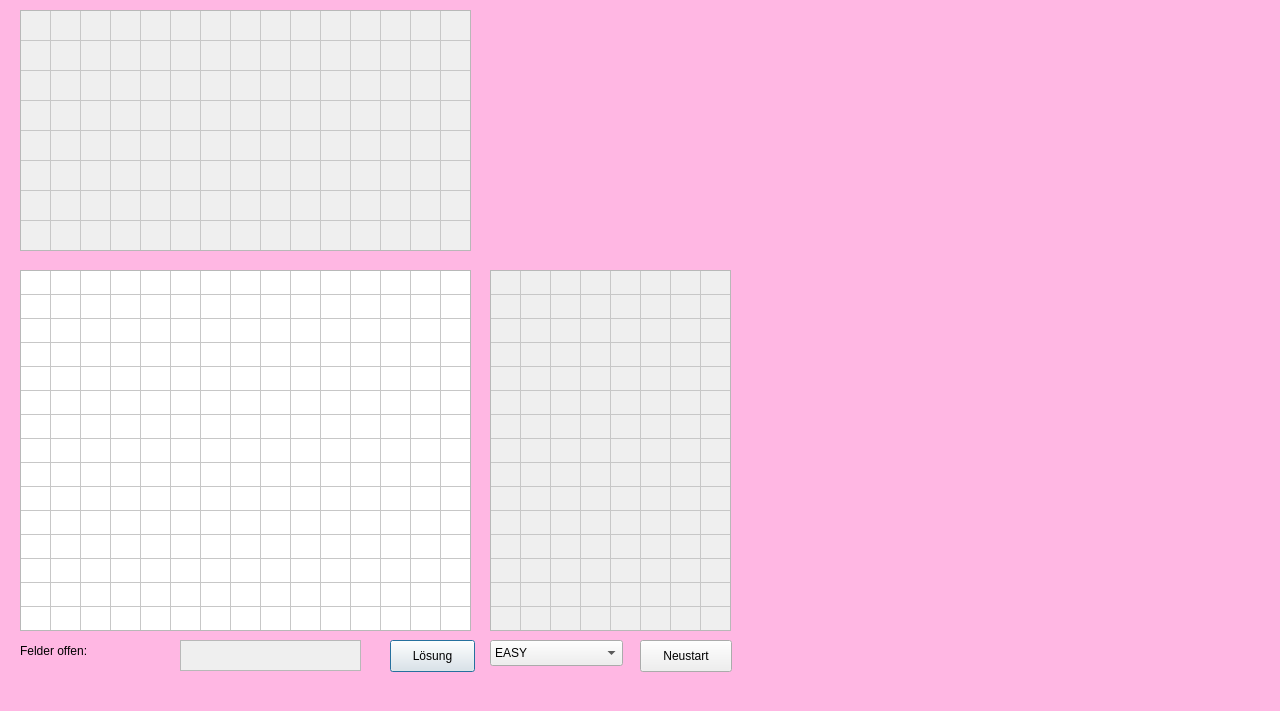
<?xml version="1.0" encoding="UTF-8"?>
<ui version="4.0">
 <class>Dialog</class>
 <widget class="QDialog" name="Dialog">
  <property name="geometry">
   <rect>
    <x>0</x>
    <y>0</y>
    <width>1280</width>
    <height>711</height>
   </rect>
  </property>
  <property name="windowTitle">
   <string>Dialog</string>
  </property>
  <property name="styleSheet">
   <string notr="true">#Dialog {
	background: rgb(255, 183, 227);
}</string>
  </property>
  <widget class="QTableWidget" name="oben">
   <property name="enabled">
    <bool>false</bool>
   </property>
   <property name="geometry">
    <rect>
     <x>20</x>
     <y>10</y>
     <width>451</width>
     <height>241</height>
    </rect>
   </property>
   <property name="verticalScrollBarPolicy">
    <enum>Qt::ScrollBarAlwaysOff</enum>
   </property>
   <property name="horizontalScrollBarPolicy">
    <enum>Qt::ScrollBarAlwaysOff</enum>
   </property>
   <property name="rowCount">
    <number>8</number>
   </property>
   <property name="columnCount">
    <number>15</number>
   </property>
   <attribute name="horizontalHeaderVisible">
    <bool>false</bool>
   </attribute>
   <attribute name="horizontalHeaderDefaultSectionSize">
    <number>30</number>
   </attribute>
   <attribute name="horizontalHeaderHighlightSections">
    <bool>true</bool>
   </attribute>
   <attribute name="verticalHeaderVisible">
    <bool>false</bool>
   </attribute>
   <row/>
   <row/>
   <row/>
   <row/>
   <row/>
   <row/>
   <row/>
   <row/>
   <column/>
   <column/>
   <column/>
   <column/>
   <column/>
   <column/>
   <column/>
   <column/>
   <column/>
   <column/>
   <column/>
   <column/>
   <column/>
   <column/>
   <column/>
  </widget>
  <widget class="QTableWidget" name="spielfeld">
   <property name="geometry">
    <rect>
     <x>20</x>
     <y>270</y>
     <width>451</width>
     <height>361</height>
    </rect>
   </property>
   <property name="acceptDrops">
    <bool>false</bool>
   </property>
   <property name="verticalScrollBarPolicy">
    <enum>Qt::ScrollBarAlwaysOff</enum>
   </property>
   <property name="horizontalScrollBarPolicy">
    <enum>Qt::ScrollBarAlwaysOff</enum>
   </property>
   <property name="editTriggers">
    <set>QAbstractItemView::NoEditTriggers</set>
   </property>
   <property name="rowCount">
    <number>15</number>
   </property>
   <property name="columnCount">
    <number>15</number>
   </property>
   <attribute name="horizontalHeaderVisible">
    <bool>false</bool>
   </attribute>
   <attribute name="horizontalHeaderDefaultSectionSize">
    <number>30</number>
   </attribute>
   <attribute name="horizontalHeaderMinimumSectionSize">
    <number>4</number>
   </attribute>
   <attribute name="verticalHeaderVisible">
    <bool>false</bool>
   </attribute>
   <attribute name="verticalHeaderDefaultSectionSize">
    <number>24</number>
   </attribute>
   <attribute name="verticalHeaderMinimumSectionSize">
    <number>20</number>
   </attribute>
   <row/>
   <row/>
   <row/>
   <row/>
   <row/>
   <row/>
   <row/>
   <row/>
   <row/>
   <row/>
   <row/>
   <row/>
   <row/>
   <row/>
   <row/>
   <column/>
   <column/>
   <column/>
   <column/>
   <column/>
   <column/>
   <column/>
   <column/>
   <column/>
   <column/>
   <column/>
   <column/>
   <column/>
   <column/>
   <column/>
  </widget>
  <widget class="QTableWidget" name="rechts">
   <property name="enabled">
    <bool>false</bool>
   </property>
   <property name="geometry">
    <rect>
     <x>490</x>
     <y>270</y>
     <width>241</width>
     <height>361</height>
    </rect>
   </property>
   <property name="autoFillBackground">
    <bool>false</bool>
   </property>
   <property name="verticalScrollBarPolicy">
    <enum>Qt::ScrollBarAlwaysOff</enum>
   </property>
   <property name="horizontalScrollBarPolicy">
    <enum>Qt::ScrollBarAlwaysOff</enum>
   </property>
   <property name="rowCount">
    <number>15</number>
   </property>
   <property name="columnCount">
    <number>8</number>
   </property>
   <attribute name="horizontalHeaderVisible">
    <bool>false</bool>
   </attribute>
   <attribute name="horizontalHeaderDefaultSectionSize">
    <number>30</number>
   </attribute>
   <attribute name="horizontalHeaderMinimumSectionSize">
    <number>4</number>
   </attribute>
   <attribute name="verticalHeaderVisible">
    <bool>false</bool>
   </attribute>
   <attribute name="verticalHeaderDefaultSectionSize">
    <number>24</number>
   </attribute>
   <attribute name="verticalHeaderMinimumSectionSize">
    <number>20</number>
   </attribute>
   <row/>
   <row/>
   <row/>
   <row/>
   <row/>
   <row/>
   <row/>
   <row/>
   <row/>
   <row/>
   <row/>
   <row/>
   <row/>
   <row/>
   <row/>
   <column/>
   <column/>
   <column/>
   <column/>
   <column/>
   <column/>
   <column/>
   <column/>
  </widget>
  <widget class="QPushButton" name="buttonLoesung">
   <property name="geometry">
    <rect>
     <x>390</x>
     <y>640</y>
     <width>85</width>
     <height>32</height>
    </rect>
   </property>
   <property name="text">
    <string>Lösung</string>
   </property>
  </widget>
  <widget class="QPushButton" name="buttonNeustart">
   <property name="geometry">
    <rect>
     <x>640</x>
     <y>640</y>
     <width>92</width>
     <height>32</height>
    </rect>
   </property>
   <property name="text">
    <string>Neustart</string>
   </property>
  </widget>
  <widget class="QComboBox" name="comboSchwierigkeit">
   <property name="geometry">
    <rect>
     <x>490</x>
     <y>640</y>
     <width>133</width>
     <height>26</height>
    </rect>
   </property>
   <item>
    <property name="text">
     <string>EASY</string>
    </property>
   </item>
   <item>
    <property name="text">
     <string>MEDIUM</string>
    </property>
   </item>
   <item>
    <property name="text">
     <string>HARD</string>
    </property>
   </item>
   <item>
    <property name="text">
     <string>EXPERT</string>
    </property>
   </item>
   <item>
    <property name="text">
     <string>IMPOSSIBLE</string>
    </property>
   </item>
  </widget>
  <widget class="QLabel" name="labelFelderOffen">
   <property name="geometry">
    <rect>
     <x>20</x>
     <y>640</y>
     <width>71</width>
     <height>21</height>
    </rect>
   </property>
   <property name="text">
    <string>Felder offen:</string>
   </property>
  </widget>
  <widget class="QTextBrowser" name="textBrowserFelderOffen">
   <property name="enabled">
    <bool>false</bool>
   </property>
   <property name="geometry">
    <rect>
     <x>180</x>
     <y>640</y>
     <width>181</width>
     <height>31</height>
    </rect>
   </property>
  </widget>
 </widget>
 <resources/>
 <connections>
  <connection>
   <sender>spielfeld</sender>
   <signal>cellClicked(int,int)</signal>
   <receiver>Dialog</receiver>
   <slot>close()</slot>
   <hints>
    <hint type="sourcelabel">
     <x>312</x>
     <y>576</y>
    </hint>
    <hint type="destinationlabel">
     <x>386</x>
     <y>677</y>
    </hint>
   </hints>
  </connection>
  <connection>
   <sender>buttonNeustart</sender>
   <signal>clicked()</signal>
   <receiver>Dialog</receiver>
   <slot>close()</slot>
   <hints>
    <hint type="sourcelabel">
     <x>674</x>
     <y>665</y>
    </hint>
    <hint type="destinationlabel">
     <x>639</x>
     <y>355</y>
    </hint>
   </hints>
  </connection>
  <connection>
   <sender>comboSchwierigkeit</sender>
   <signal>currentIndexChanged(QString)</signal>
   <receiver>Dialog</receiver>
   <slot>close()</slot>
   <hints>
    <hint type="sourcelabel">
     <x>541</x>
     <y>662</y>
    </hint>
    <hint type="destinationlabel">
     <x>639</x>
     <y>355</y>
    </hint>
   </hints>
  </connection>
  <connection>
   <sender>buttonLoesung</sender>
   <signal>clicked()</signal>
   <receiver>Dialog</receiver>
   <slot>close()</slot>
   <hints>
    <hint type="sourcelabel">
     <x>424</x>
     <y>665</y>
    </hint>
    <hint type="destinationlabel">
     <x>639</x>
     <y>355</y>
    </hint>
   </hints>
  </connection>
 </connections>
 <slots>
  <signal>signal1()</signal>
  <slot>slot1()</slot>
 </slots>
</ui>
